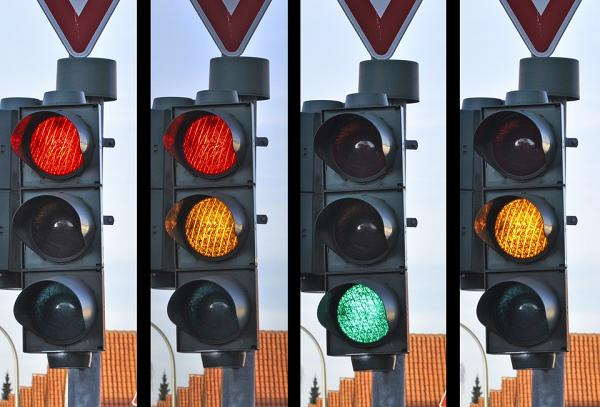
#> input picture test_img.jpg, 600 x 407 px
$ python demo.py
#> lines starting #> are read from the running program, lines starting #| are printed output that depends on the picture; after the words box and inside, x2 and y2 are one past the last pixel; in counts of white or black regions, pixels touching at a corner belong together
#> further down, img_in is the input picture: shape (407, 600, 3); mean B, G, R 119.7, 116.5, 120.9
### Traffic_Light_Classifier.py
import numpy as np
import cv2


# The function is modified based on the package "https://github.com/thedch/traffic-light-classifier"
# The modification contains: we refine the decision process, of which:
#       1) the prediction is a soft decision that is based on probability.
#       2) the thresholds of Hue, Saturation, Brightness are refined for Hong Kong trasportation system.
#          You may define your threshold based on your cases.
#       3) refined definition of hue (red has two parts).
# 2021-03-16, liwen modified the threshold and speed up calculation

class Traffic_light_classifier():
    def __init__(self, nSignal=3, process_size=(20, 50), isVideoBased=True):
        self.Pix_A_Light = (50 - 10) * (20 - 5) / 3 * 1.3
        self.Min_Pix_A_Light = (50 - 10) * (20 - 5) / 3 * 0.8
        self.kernel = np.ones((7, 7), np.uint8)
        self.nSignal = nSignal
        self.process_size = process_size
        self.area = process_size[0] * process_size[1]
        self.previous_signal = None
        self.avg_bright = None
        self.isVideoBased = isVideoBased

    def findNonZero(self, rgb_image):
        if rgb_image.ndim == 3:
            rgb_sum = np.sum(rgb_image, axis=2)
            return np.count_nonzero(rgb_sum)
        else:
            return np.count_nonzero(rgb_image)

    def check_Yellow_Region(self, yellow_mask):
        if self.nSignal != 3: return False
        real_yellow_mask = yellow_mask[int(self.process_size[1] * 2 / 5):int(self.process_size[1] * 3 / 5) + 1, :]
        if self.findNonZero(real_yellow_mask) > self.process_size[0] // 2:
            return True
        else:
            return False

    def pred_red_green_yellow(self, bgr_image, isdebug=False):
        '''Determines the Red, Green, and Yellow content in each image using HSV and
        experimentally determined thresholds. Returns a classification based on the
        values.
        The hue value is ranged from 0 to 180 defined by OpenCV, where it is a half of the real hue value.
        '''
#> called with isdebug = False
        # rgb_image = cv2.cvtColor(bgr_image, cv2.COLOR_BGR2RGB)
        hsv = cv2.cvtColor(bgr_image, cv2.COLOR_BGR2HSV)
#> hsv: shape (50, 20, 3); mean H, S, V 96.4, 77.5, 90.3
        # avg_saturation = sum_saturation / area  # Find the average
        avg_bright = np.mean(hsv[:, :, 2]).mean()
#> avg_bright = 90.33
        if self.avg_bright is None: self.avg_bright = avg_bright
#> self.avg_bright = 90.33
        self.avg_bright = (0.01 * avg_bright + 0.99 * self.avg_bright)

        sat_low = 25  # int(avg_saturation * 1.3)
        val_low = int(self.avg_bright * 1.5)  # 140
#> val_low = 135

        # green (may need further refinement for your case)
        lower_green = np.array([60, sat_low, val_low])
#> lower_green = [60, 25, 135]
        upper_green = np.array([90, 256, 256])
        green_mask = cv2.inRange(hsv, lower_green, upper_green)
#> green_mask: shape (50, 20); every value is 0

        # Yellow (may need further refinement for your case)
        lower_yellow = np.array([5, sat_low, val_low])
#> lower_yellow = [5, 25, 135]
        upper_yellow = np.array([30, 256, 256])
        yellow_mask_1 = cv2.inRange(hsv, lower_yellow, upper_yellow)
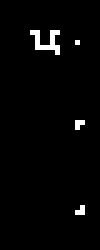
#> yellow_mask_1: shape (50, 20) (shown 5 times larger); 2.1% white in thin lines or dots, all inside (x1, y1, x2, y2) = (6, 6, 17, 43)
        yellow_mask = yellow_mask_1

        # Red (has two Hue range, may need further refinement for your case)
        lower_red = np.array([160, sat_low, val_low])
#> lower_red = [160, 25, 135]
        upper_red = np.array([180, 256, 256])
        red_mask_1 = cv2.inRange(hsv, lower_red, upper_red)
#> red_mask_1: shape (50, 20); 1% white in thin lines or dots, all inside (x1, y1, x2, y2) = (0, 2, 15, 14)

        lower_red = np.array([0, sat_low, val_low])
#> lower_red = [0, 25, 135]
        upper_red = np.array([7, 256, 256])
        red_mask_2 = cv2.inRange(hsv, lower_red, upper_red)
#> red_mask_2: shape (50, 20); 10.6% white; 1 white region, box (x1, y1, x2, y2) and area: (3, 2, 15, 14) 106
        red_mask = red_mask_1 + red_mask_2
#> red_mask: shape (50, 20); 11.6% white; 2 white regions (1 under 20 px), largest, box (x1, y1, x2, y2) and area: (3, 2, 15, 14) 114

        green_mask = cv2.morphologyEx(green_mask, cv2.MORPH_CLOSE, self.kernel)
        yellow_mask = cv2.morphologyEx(yellow_mask, cv2.MORPH_CLOSE, self.kernel)
#> yellow_mask: shape (50, 20); 4.1% white in thin lines or dots, all inside (x1, y1, x2, y2) = (6, 6, 20, 43)
        red_mask = cv2.morphologyEx(red_mask, cv2.MORPH_CLOSE, self.kernel)
#> red_mask: shape (50, 20); 17.7% white; 1 white region, box (x1, y1, x2, y2) and area: (0, 0, 15, 14) 177

        sum_green = self.findNonZero(green_mask)
#> sum_green = 0
        sum_yellow = self.findNonZero(yellow_mask)
#> sum_yellow = 41
        sum_red = self.findNonZero(red_mask)
#> sum_red = 177

        sum = float(sum_green + sum_yellow + sum_red)
#> sum = 218
        if sum < 10: return ['Unknow', 0]  # low-confidence prediction

        if self.nSignal == 2:
            red_mask += yellow_mask
            yellow_mask[...] = 0
            sum_red += sum_yellow
            sum_yellow = 0

        score = np.asarray([sum_red, sum_yellow, sum_green])
#> score = [177, 41, 0]
        prob = score / np.sum(score)
#> prob = [0.812, 0.188, 0]
        if isdebug: print(score, prob)
        decision = np.argmax(prob)
#> decision = 0

        out_prob = prob[decision]
#> out_prob = 0.812
        label = ['Red', "Yellow", "Green"]

        # soft decision
        if out_prob > 0.9:  # high confidence
            self.previous_signal = label[int(decision)]
            return [label[int(decision)], prob[decision]]
        elif self.isVideoBased and prob[1] > 0.15 and (prob[0] + prob[1]) > 0.7 and self.check_Yellow_Region(
                yellow_mask) and (self.previous_signal == "Red" or self.previous_signal == "Red=>Yellow"):
            # cv2.waitKey(500)
            self.previous_signal = 'Red=>Yellow'
            return ['Red=>Yellow', prob[0] + prob[1]]
        elif (not self.isVideoBased) and prob[1] > 0.15 and (prob[0] + prob[1]) > 0.7 and self.check_Yellow_Region(
                yellow_mask):
            self.previous_signal = 'Red=>Yellow'
            return ['Red=>Yellow', prob[0] + prob[1]]
        elif label[int(decision)] == "Yellow" and self.check_Yellow_Region(yellow_mask):
            self.previous_signal = "Yellow"
            return ["Yellow", out_prob]
        else:  # low confidence
            if prob[0] + prob[1] > prob[2]:
                self.previous_signal = "Red"
#> self.previous_signal = 'Red'
                return ['Red', prob[0] + prob[1]]
            else:
                self.previous_signal = "Green"
                return ['Green', prob[2]]

### demo.py
import cv2
import numpy as np
from Traffic_Light_Classifier import Traffic_light_classifier


class TrafficLight(Traffic_light_classifier):
    def __init__(self, position, zoom_ratio=1.0, nSignal=3, process_size=(20, 50), isVideoBased=False):
        # in position: 4-d vector, [xL,yT,xR,yB], define the position of the traffic light
        # zoom-ratio: default is 1. Sometimes the image is resized for visualization or other process,
        #             in that case, the predifined position need to fit the resized image.
        super().__init__(nSignal=nSignal, process_size=process_size, isVideoBased=isVideoBased)
        self.position = (np.asarray(position) / zoom_ratio).astype(int)
        self.process_size = process_size
        self.isDebug = False
        return

    def showPosition(self, frame, color=(255, 255, 255)):
        frame = cv2.rectangle(frame, tuple(self.position[:2]), tuple(self.position[2:]), color, 2)
        return frame

    def cropfromimage(self, img):
        x = self.position[0]
        y = self.position[1]
        w = self.position[2] - self.position[0]
        h = self.position[3] - self.position[1]
        crop_img = img[y:y + h, x:x + w]
        return crop_img

    def getSignal(self, frame, isDebug=False):
        # return: signal_txt, probability_float
        # five classes: unknown, red, yellow, green, red==>yellow (for hong kong)

        light_region = self.cropfromimage(frame)
        if self.isDebug: cv2.imshow('traffic light', light_region)
        traffic_path_std = cv2.resize(light_region, self.process_size, interpolation=cv2.INTER_CUBIC)
        signal, prob = self.pred_red_green_yellow(traffic_path_std, isDebug)  # red yellow green
#> signal = 'Red'; prob = 1
        return signal, prob

    def showResult(self, frame, isLabelBottom=False, isDebug=False, color=(0, 255, 0)):
        signal, prob = self.getSignal(frame, isDebug)
#> signal = 'Red'; prob = 1
        s = signal + ':%.2f' % (prob)
#> s = 'Red:1.00'
        if isLabelBottom:  # sometimes the traffic lights are crowd, the text need to label at different position to avoid overlaping
            frame = cv2.putText(frame, s, (self.position[0], self.position[3] + 25), cv2.FONT_HERSHEY_SIMPLEX, 0.8,
                                color, 2)
        else:
            frame = cv2.putText(frame, s, tuple(self.position[:2]), cv2.FONT_HERSHEY_SIMPLEX, 0.8, color, 2)
        frame = self.showPosition(frame, color)
        return frame


if __name__ == '__main__':
    img_in = cv2.imread("./test_img.jpg")

    # define the position of the traffic light: [xL,yT,xR,yB]
    m_light_1 = TrafficLight(position=[20, 108, 103, 351], isVideoBased=False)
    m_light_2 = TrafficLight(position=[166, 106, 255, 348], isVideoBased=False)
    m_light_3 = TrafficLight(position=[313, 111, 412, 354], isVideoBased=False)
    m_light_4 = TrafficLight(position=[472, 109, 568, 355], isVideoBased=False)

    # visualize the result. To get the raw signal information, use the "getSignal" function.
    res_visual = m_light_1.showResult(img_in)
    res_visual = m_light_2.showResult(res_visual, isLabelBottom=True)
#> call 2 of getSignal, with isDebug = False
#> in cropfromimage (call 2), `crop_img = img[y:y + h, x:x + w]`:
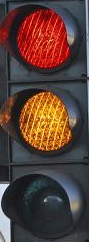
#> crop_img: shape (242, 89, 3); mean B, G, R 55.4, 62, 86.9
#> in getSignal (call 2), `traffic_path_std = cv2.resize(light_region, self.process_size, interpo..`:
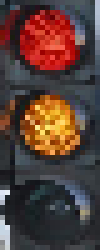
#> traffic_path_std: shape (50, 20, 3) (shown 5 times larger); mean B, G, R 55.6, 62, 86.9
#> in pred_red_green_yellow (call 2), `hsv = cv2.cvtColor(bgr_image, cv2.COLOR_BGR2HSV)`: hsv: shape (50, 20, 3); mean H, S, V 83.1, 93.8, 94.9
#> in pred_red_green_yellow (call 2), `yellow_mask_1 = cv2.inRange(hsv, lower_yellow, upper_yellow)`: yellow_mask_1: shape (50, 20); 10.5% white; 6 white regions (5 under 20 px), largest, box (x1, y1, x2, y2) and area: (5, 19, 16, 31) 93
#> in pred_red_green_yellow (call 2), `red_mask_1 = cv2.inRange(hsv, lower_red, upper_red)`: red_mask_1: shape (50, 20); 0.8% white in thin lines or dots, all inside (x1, y1, x2, y2) = (4, 2, 13, 14)
#> in pred_red_green_yellow (call 2), `red_mask_2 = cv2.inRange(hsv, lower_red, upper_red)`: red_mask_2: shape (50, 20); 9.3% white; 1 white region, box (x1, y1, x2, y2) and area: (4, 2, 15, 14) 93
#> in pred_red_green_yellow (call 2), `red_mask = red_mask_1 + red_mask_2`: red_mask: shape (50, 20); 10.1% white; 1 white region, box (x1, y1, x2, y2) and area: (4, 2, 15, 14) 101
#> in pred_red_green_yellow (call 2), `yellow_mask = cv2.morphologyEx(yellow_mask, cv2.MORPH_CLOSE, self.kern..`: yellow_mask: shape (50, 20); 13% white; 4 white regions (3 under 20 px), largest, box (x1, y1, x2, y2) and area: (0, 19, 16, 31) 107
#> in pred_red_green_yellow (call 2), `red_mask = cv2.morphologyEx(red_mask, cv2.MORPH_CLOSE, self.kernel)`: red_mask: shape (50, 20); 11.9% white; 1 white region, box (x1, y1, x2, y2) and area: (4, 0, 15, 14) 119
#> in getSignal (call 2), `signal, prob = self.pred_red_green_yellow(traffic_path_std, isDebug)`: signal = 'Red=>Yellow'
    res_visual = m_light_3.showResult(res_visual)
#> in cropfromimage (call 3), `crop_img = img[y:y + h, x:x + w]`:
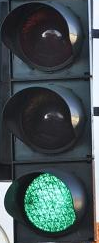
#> crop_img: shape (243, 99, 3); mean B, G, R 83.1, 80.6, 66.5
#> in pred_red_green_yellow (call 3), `hsv = cv2.cvtColor(bgr_image, cv2.COLOR_BGR2HSV)`: hsv: shape (50, 20, 3); mean H, S, V 105.5, 60.8, 87.5
#> in pred_red_green_yellow (call 3), `green_mask = cv2.inRange(hsv, lower_green, upper_green)`: green_mask: shape (50, 20); 8.8% white; 1 white region, box (x1, y1, x2, y2) and area: (5, 36, 15, 48) 88
#> in pred_red_green_yellow (call 3), `yellow_mask_1 = cv2.inRange(hsv, lower_yellow, upper_yellow)`: yellow_mask_1: shape (50, 20); 1.2% white in thin lines or dots, all inside (x1, y1, x2, y2) = (14, 7, 20, 50)
#> in pred_red_green_yellow (call 3), `red_mask_2 = cv2.inRange(hsv, lower_red, upper_red)`: red_mask_2: shape (50, 20); 0.1% white in thin lines or dots, all inside (x1, y1, x2, y2) = (15, 41, 16, 42)
#> in pred_red_green_yellow (call 3), `green_mask = cv2.morphologyEx(green_mask, cv2.MORPH_CLOSE, self.kernel)`: green_mask: shape (50, 20); 11% white; 1 white region, box (x1, y1, x2, y2) and area: (5, 36, 15, 50) 110
    res_visual = m_light_4.showResult(res_visual)
#> call 4 of getSignal, with isDebug = False
#> in cropfromimage (call 4), `crop_img = img[y:y + h, x:x + w]`:
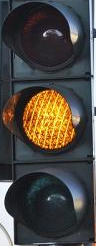
#> crop_img: shape (246, 96, 3); mean B, G, R 65.1, 70.7, 75
#> in getSignal (call 4), `traffic_path_std = cv2.resize(light_region, self.process_size, interpo..`:
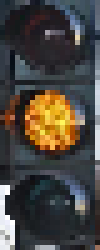
#> traffic_path_std: shape (50, 20, 3) (shown 5 times larger); mean B, G, R 63.7, 69.4, 73.7
#> in pred_red_green_yellow (call 4), `hsv = cv2.cvtColor(bgr_image, cv2.COLOR_BGR2HSV)`: hsv: shape (50, 20, 3); mean H, S, V 94.7, 74.9, 84
#> in pred_red_green_yellow (call 4), `yellow_mask_1 = cv2.inRange(hsv, lower_yellow, upper_yellow)`: yellow_mask_1: shape (50, 20); 10.6% white; 5 white regions (4 under 20 px), largest, box (x1, y1, x2, y2) and area: (5, 18, 17, 30) 100
#> in pred_red_green_yellow (call 4), `red_mask_1 = cv2.inRange(hsv, lower_red, upper_red)`: red_mask_1: shape (50, 20); 0.1% white in thin lines or dots, all inside (x1, y1, x2, y2) = (16, 23, 17, 24)
#> in pred_red_green_yellow (call 4), `yellow_mask = cv2.morphologyEx(yellow_mask, cv2.MORPH_CLOSE, self.kern..`: yellow_mask: shape (50, 20); 11.8% white; 4 white regions (3 under 20 px), largest, box (x1, y1, x2, y2) and area: (0, 18, 20, 30) 111
#> in pred_red_green_yellow (call 4), `red_mask = cv2.morphologyEx(red_mask, cv2.MORPH_CLOSE, self.kernel)`: red_mask: shape (50, 20); 0.4% white in thin lines or dots, all inside (x1, y1, x2, y2) = (16, 23, 20, 24)
#> in getSignal (call 4), `signal, prob = self.pred_red_green_yellow(traffic_path_std, isDebug)`: signal = 'Yellow'; prob = 0.967
#> call 4 of showPosition, with color = (0, 255, 0)
#> in showPosition (call 4), `frame = cv2.rectangle(frame, tuple(self.position[:2]), tuple(self.posi..`:
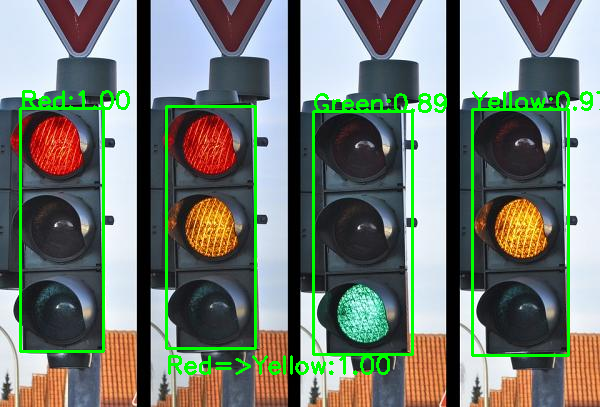
#> frame: shape (407, 600, 3); mean B, G, R 113.4, 122.9, 115

    # visualization and saving
    cv2.imshow('result', res_visual)
    cv2.imwrite('result.jpg', res_visual)
    cv2.waitKey(0)
